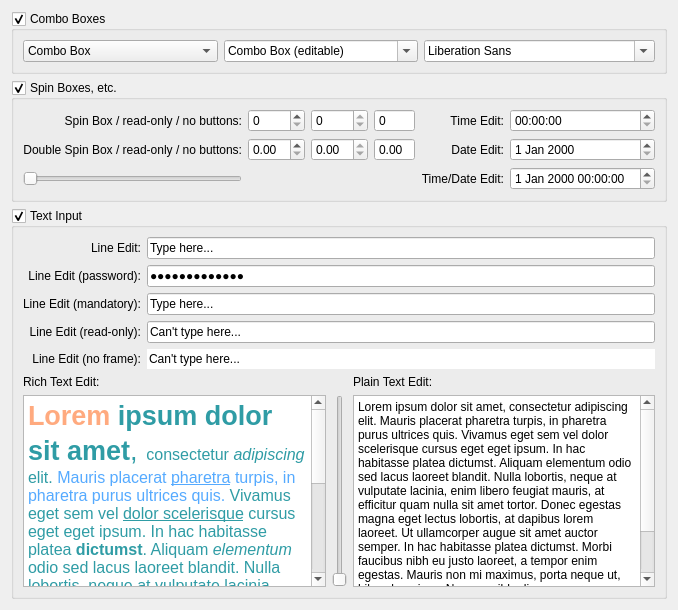
      <widget class="QWidget" name="tab_3">
       <attribute name="title">
        <string>Input Widgets</string>
       </attribute>
       <layout class="QVBoxLayout" name="verticalLayout_8">
        <item>
         <widget class="QGroupBox" name="groupBox_5">
          <property name="title">
           <string>Combo Boxes</string>
          </property>
          <property name="checkable">
           <bool>true</bool>
          </property>
          <layout class="QHBoxLayout" name="horizontalLayout_2">
           <item>
            <widget class="QComboBox" name="comboBox">
             <item>
              <property name="text">
               <string>Combo Box</string>
              </property>
             </item>
             <item>
              <property name="text">
               <string>New Item 1</string>
              </property>
             </item>
             <item>
              <property name="text">
               <string>New Item 2</string>
              </property>
             </item>
             <item>
              <property name="text">
               <string>New Item 3</string>
              </property>
             </item>
             <item>
              <property name="text">
               <string>New Item 4</string>
              </property>
             </item>
             <item>
              <property name="text">
               <string>New Item 5</string>
              </property>
             </item>
            </widget>
           </item>
           <item>
            <widget class="QComboBox" name="comboBox_2">
             <property name="editable">
              <bool>true</bool>
             </property>
             <item>
              <property name="text">
               <string>Combo Box (editable)</string>
              </property>
             </item>
             <item>
              <property name="text">
               <string>Item 1</string>
              </property>
             </item>
             <item>
              <property name="text">
               <string>Item 2</string>
              </property>
             </item>
             <item>
              <property name="text">
               <string>Item 3</string>
              </property>
             </item>
             <item>
              <property name="text">
               <string>Item 4</string>
              </property>
             </item>
             <item>
              <property name="text">
               <string>Item 5</string>
              </property>
             </item>
            </widget>
           </item>
           <item>
            <widget class="QFontComboBox" name="fontComboBox"/>
           </item>
          </layout>
         </widget>
        </item>
        <item>
         <widget class="QGroupBox" name="groupBox_6">
          <property name="title">
           <string>Spin Boxes, etc.</string>
          </property>
          <property name="checkable">
           <bool>true</bool>
          </property>
          <layout class="QGridLayout" name="gridLayout_3">
           <item row="1" column="2">
            <widget class="QDoubleSpinBox" name="doubleSpinBox_2">
             <property name="readOnly">
              <bool>true</bool>
             </property>
            </widget>
           </item>
           <item row="2" column="5">
            <widget class="QDateTimeEdit" name="dateTimeEdit"/>
           </item>
           <item row="1" column="1">
            <widget class="QDoubleSpinBox" name="doubleSpinBox"/>
           </item>
           <item row="1" column="5">
            <widget class="QDateEdit" name="dateEdit"/>
           </item>
           <item row="0" column="0">
            <widget class="QLabel" name="label_4">
             <property name="text">
              <string>Spin Box / read-only / no buttons:</string>
             </property>
             <property name="alignment">
              <set>Qt::AlignRight|Qt::AlignTrailing|Qt::AlignVCenter</set>
             </property>
            </widget>
           </item>
           <item row="0" column="2">
            <widget class="QSpinBox" name="spinBox_3">
             <property name="readOnly">
              <bool>true</bool>
             </property>
            </widget>
           </item>
           <item row="2" column="4">
            <widget class="QLabel" name="label_8">
             <property name="text">
              <string>Time/Date Edit:</string>
             </property>
             <property name="alignment">
              <set>Qt::AlignRight|Qt::AlignTrailing|Qt::AlignVCenter</set>
             </property>
            </widget>
           </item>
           <item row="0" column="4">
            <widget class="QLabel" name="label_6">
             <property name="text">
              <string>Time Edit:</string>
             </property>
             <property name="alignment">
              <set>Qt::AlignRight|Qt::AlignTrailing|Qt::AlignVCenter</set>
             </property>
            </widget>
           </item>
           <item row="0" column="1">
            <widget class="QSpinBox" name="spinBox"/>
           </item>
           <item row="1" column="0">
            <widget class="QLabel" name="label_5">
             <property name="text">
              <string>Double Spin Box / read-only / no buttons:</string>
             </property>
             <property name="alignment">
              <set>Qt::AlignRight|Qt::AlignTrailing|Qt::AlignVCenter</set>
             </property>
            </widget>
           </item>
           <item row="0" column="5">
            <widget class="QTimeEdit" name="timeEdit"/>
           </item>
           <item row="1" column="3">
            <widget class="QDoubleSpinBox" name="doubleSpinBox_3">
             <property name="buttonSymbols">
              <enum>QAbstractSpinBox::NoButtons</enum>
             </property>
            </widget>
           </item>
           <item row="0" column="3">
            <widget class="QSpinBox" name="spinBox_4">
             <property name="buttonSymbols">
              <enum>QAbstractSpinBox::NoButtons</enum>
             </property>
            </widget>
           </item>
           <item row="1" column="4">
            <widget class="QLabel" name="label_7">
             <property name="text">
              <string>Date Edit:</string>
             </property>
             <property name="alignment">
              <set>Qt::AlignRight|Qt::AlignTrailing|Qt::AlignVCenter</set>
             </property>
            </widget>
           </item>
           <item row="2" column="0">
            <widget class="QSlider" name="horizontalSlider">
             <property name="sizePolicy">
              <sizepolicy hsizetype="Minimum" vsizetype="Fixed">
               <horstretch>0</horstretch>
               <verstretch>0</verstretch>
              </sizepolicy>
             </property>
             <property name="orientation">
              <enum>Qt::Horizontal</enum>
             </property>
            </widget>
           </item>
          </layout>
         </widget>
        </item>
        <item>
         <widget class="QGroupBox" name="groupBox_7">
          <property name="title">
           <string>Text Input</string>
          </property>
          <property name="checkable">
           <bool>true</bool>
          </property>
          <layout class="QVBoxLayout" name="verticalLayout_7">
           <item>
            <widget class="QFrame" name="frame">
             <property name="frameShape">
              <enum>QFrame::NoFrame</enum>
             </property>
             <property name="frameShadow">
              <enum>QFrame::Raised</enum>
             </property>
             <layout class="QGridLayout" name="gridLayout_5">
              <property name="leftMargin">
               <number>0</number>
              </property>
              <property name="topMargin">
               <number>0</number>
              </property>
              <property name="rightMargin">
               <number>0</number>
              </property>
              <property name="bottomMargin">
               <number>0</number>
              </property>
              <item row="0" column="1">
               <widget class="QLineEdit" name="lineEdit">
                <property name="text">
                 <string>Type here...</string>
                </property>
               </widget>
              </item>
              <item row="4" column="0">
               <widget class="QLabel" name="label_14">
                <property name="text">
                 <string>Line Edit (no frame):</string>
                </property>
                <property name="alignment">
                 <set>Qt::AlignRight|Qt::AlignTrailing|Qt::AlignVCenter</set>
                </property>
               </widget>
              </item>
              <item row="3" column="1">
               <widget class="QLineEdit" name="lineEdit_3">
                <property name="text">
                 <string>Can't type here...</string>
                </property>
                <property name="frame">
                 <bool>true</bool>
                </property>
                <property name="readOnly">
                 <bool>true</bool>
                </property>
                <property name="mandatoryField" stdset="0">
                 <bool>false</bool>
                </property>
               </widget>
              </item>
              <item row="1" column="1">
               <widget class="QLineEdit" name="lineEdit_5">
                <property name="text">
                 <string>Type here....</string>
                </property>
                <property name="echoMode">
                 <enum>QLineEdit::Password</enum>
                </property>
               </widget>
              </item>
              <item row="0" column="0">
               <widget class="QLabel" name="label_9">
                <property name="text">
                 <string>Line Edit:</string>
                </property>
                <property name="alignment">
                 <set>Qt::AlignRight|Qt::AlignTrailing|Qt::AlignVCenter</set>
                </property>
               </widget>
              </item>
              <item row="3" column="0">
               <widget class="QLabel" name="label_13">
                <property name="text">
                 <string>Line Edit (read-only):</string>
                </property>
                <property name="alignment">
                 <set>Qt::AlignRight|Qt::AlignTrailing|Qt::AlignVCenter</set>
                </property>
               </widget>
              </item>
              <item row="1" column="0">
               <widget class="QLabel" name="label_15">
                <property name="text">
                 <string>Line Edit (password):</string>
                </property>
                <property name="alignment">
                 <set>Qt::AlignRight|Qt::AlignTrailing|Qt::AlignVCenter</set>
                </property>
               </widget>
              </item>
              <item row="4" column="1">
               <widget class="QLineEdit" name="lineEdit_4">
                <property name="text">
                 <string>Can't type here...</string>
                </property>
                <property name="frame">
                 <bool>false</bool>
                </property>
                <property name="readOnly">
                 <bool>true</bool>
                </property>
                <property name="mandatoryField" stdset="0">
                 <bool>false</bool>
                </property>
               </widget>
              </item>
              <item row="2" column="0">
               <widget class="QLabel" name="label_12">
                <property name="text">
                 <string>Line Edit (mandatory):</string>
                </property>
                <property name="alignment">
                 <set>Qt::AlignRight|Qt::AlignTrailing|Qt::AlignVCenter</set>
                </property>
               </widget>
              </item>
              <item row="2" column="1">
               <widget class="QLineEdit" name="lineEdit_2">
                <property name="text">
                 <string>Type here...</string>
                </property>
                <property name="frame">
                 <bool>true</bool>
                </property>
                <property name="mandatoryField" stdset="0">
                 <bool>true</bool>
                </property>
               </widget>
              </item>
             </layout>
            </widget>
           </item>
           <item>
            <widget class="QFrame" name="frame_2">
             <property name="frameShape">
              <enum>QFrame::NoFrame</enum>
             </property>
             <property name="frameShadow">
              <enum>QFrame::Raised</enum>
             </property>
             <layout class="QGridLayout" name="gridLayout_4">
              <property name="leftMargin">
               <number>0</number>
              </property>
              <property name="topMargin">
               <number>0</number>
              </property>
              <property name="rightMargin">
               <number>0</number>
              </property>
              <property name="bottomMargin">
               <number>0</number>
              </property>
              <item row="0" column="2">
               <widget class="QLabel" name="label_10">
                <property name="text">
                 <string>Plain Text Edit:</string>
                </property>
               </widget>
              </item>
              <item row="1" column="2">
               <widget class="QPlainTextEdit" name="plainTextEdit">
                <property name="readOnly">
                 <bool>false</bool>
                </property>
                <property name="plainText">
                 <string>Lorem ipsum dolor sit amet, consectetur adipiscing elit. Mauris placerat pharetra turpis, in pharetra purus ultrices quis. Vivamus eget sem vel dolor scelerisque cursus eget eget ipsum. In hac habitasse platea dictumst. Aliquam elementum odio sed lacus laoreet blandit. Nulla lobortis, neque at vulputate lacinia, enim libero feugiat mauris, at efficitur quam nulla sit amet tortor. Donec egestas magna eget lectus lobortis, at dapibus lorem laoreet. Ut ullamcorper augue sit amet auctor semper. In hac habitasse platea dictumst. Morbi faucibus nibh eu justo laoreet, a tempor enim egestas. Mauris non mi maximus, porta neque ut, bibendum risus. Nam eu nibh aliquam, cursus sapien nec, scelerisque nisl. Nam ac egestas turpis, ac gravida elit.</string>
                </property>
               </widget>
              </item>
              <item row="0" column="0">
               <widget class="QLabel" name="label_11">
                <property name="text">
                 <string>Rich Text Edit:</string>
                </property>
               </widget>
              </item>
              <item row="1" column="0">
               <widget class="QTextEdit" name="textEdit">
                <property name="html">
                 <string>&lt;!DOCTYPE HTML PUBLIC &quot;-//W3C//DTD HTML 4.0//EN&quot; &quot;http://www.w3.org/TR/REC-html40/strict.dtd&quot;&gt;
&lt;html&gt;&lt;head&gt;&lt;meta name=&quot;qrichtext&quot; content=&quot;1&quot; /&gt;&lt;style type=&quot;text/css&quot;&gt;
p, li { white-space: pre-wrap; }
&lt;/style&gt;&lt;/head&gt;&lt;body style=&quot; font-family:'MS Shell Dlg 2'; font-size:8.25pt; font-weight:400; font-style:normal;&quot;&gt;
&lt;p style=&quot; margin-top:12px; margin-bottom:12px; margin-left:0px; margin-right:0px; -qt-block-indent:0; text-indent:0px;&quot;&gt;&lt;span style=&quot; font-family:'Arial,Helvetica,sans'; font-size:20pt; font-weight:600; color:#ffaa7f;&quot;&gt;Lorem&lt;/span&gt;&lt;span style=&quot; font-family:'Arial,Helvetica,sans'; font-size:20pt; font-weight:600; color:#2f9ca5;&quot;&gt; ipsum dolor sit amet&lt;/span&gt;&lt;span style=&quot; font-family:'Arial,Helvetica,sans'; font-size:20pt; color:#2f9ca5;&quot;&gt;,&lt;/span&gt;&lt;span style=&quot; font-family:'Arial,Helvetica,sans'; font-size:24pt; color:#2f9ca5;&quot;&gt; &lt;/span&gt;&lt;span style=&quot; font-family:'Arial,Helvetica,sans'; font-size:12pt; color:#2f9ca5;&quot;&gt;consectetur &lt;/span&gt;&lt;span style=&quot; font-family:'Arial,Helvetica,sans'; font-size:12pt; font-style:italic; color:#2f9ca5;&quot;&gt;adipiscing&lt;/span&gt;&lt;span style=&quot; font-family:'Arial,Helvetica,sans'; font-size:12pt; color:#2f9ca5;&quot;&gt; elit. &lt;/span&gt;&lt;span style=&quot; font-family:'Arial,Helvetica,sans'; font-size:12pt; color:#55aaff;&quot;&gt;Mauris placerat &lt;/span&gt;&lt;span style=&quot; font-family:'Arial,Helvetica,sans'; font-size:12pt; text-decoration: underline; color:#55aaff;&quot;&gt;pharetra&lt;/span&gt;&lt;span style=&quot; font-family:'Arial,Helvetica,sans'; font-size:12pt; color:#55aaff;&quot;&gt; turpis, in pharetra purus ultrices quis.&lt;/span&gt;&lt;span style=&quot; font-family:'Arial,Helvetica,sans'; font-size:12pt; color:#2f9ca5;&quot;&gt; Vivamus eget sem vel &lt;/span&gt;&lt;span style=&quot; font-family:'Arial,Helvetica,sans'; font-size:12pt; text-decoration: underline; color:#2f9ca5;&quot;&gt;dolor scelerisque&lt;/span&gt;&lt;span style=&quot; font-family:'Arial,Helvetica,sans'; font-size:12pt; color:#2f9ca5;&quot;&gt; cursus eget eget ipsum. In hac habitasse platea &lt;/span&gt;&lt;span style=&quot; font-family:'Arial,Helvetica,sans'; font-size:12pt; font-weight:600; color:#2f9ca5;&quot;&gt;dictumst&lt;/span&gt;&lt;span style=&quot; font-family:'Arial,Helvetica,sans'; font-size:12pt; color:#2f9ca5;&quot;&gt;. Aliquam &lt;/span&gt;&lt;span style=&quot; font-family:'Arial,Helvetica,sans'; font-size:12pt; font-style:italic; color:#2f9ca5;&quot;&gt;elementum&lt;/span&gt;&lt;span style=&quot; font-family:'Arial,Helvetica,sans'; font-size:12pt; color:#2f9ca5;&quot;&gt; odio sed lacus laoreet blandit. Nulla lobortis, neque at vulputate lacinia, enim libero feugiat mauris, at efficitur quam nulla sit amet tortor. Donec egestas magna eget lectus lobortis, at dapibus lorem laoreet. Ut ullamcorper augue sit amet auctor semper. In hac habitasse platea dictumst. Morbi faucibus nibh eu justo laoreet, a tempor enim egestas. Mauris non mi &lt;/span&gt;&lt;span style=&quot; font-family:'Arial,Helvetica,sans'; font-size:12pt; text-decoration: underline; color:#2f9ca5;&quot;&gt;maximus&lt;/span&gt;&lt;span style=&quot; font-family:'Arial,Helvetica,sans'; font-size:12pt; color:#2f9ca5;&quot;&gt;, porta neque ut, bibendum risus. Nam eu nibh aliquam, cursus sapien nec, scelerisque nisl. Nam ac egestas turpis, ac gravida elit.&lt;/span&gt;&lt;/p&gt;&lt;/body&gt;&lt;/html&gt;</string>
                </property>
               </widget>
              </item>
              <item row="1" column="1">
               <widget class="QSlider" name="verticalSlider">
                <property name="orientation">
                 <enum>Qt::Vertical</enum>
                </property>
               </widget>
              </item>
             </layout>
            </widget>
           </item>
          </layout>
         </widget>
        </item>
       </layout>
      </widget>
